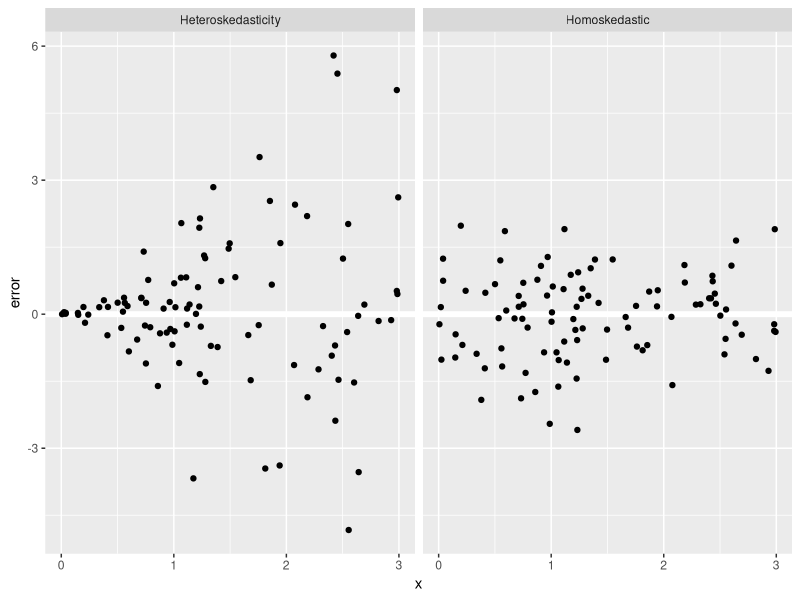

Write the R code that produced this figure. (Note: this script raises an error after producing the figure.)
## ---- chunk 1
library("sandwich")
library("lmtest")
library("tidyverse")
library("broom")
library("modelr")
## ---- chunk 2
tibble(
  x = runif(100, 0, 3),
  `Homoskedastic` = rnorm(length(x), mean = 0, sd = 1),
  `Heteroskedasticity` = rnorm(length(x), mean = 0, sd = x)
) %>%
  gather(type, `error`, -x) %>%
  ggplot(aes(x = x, y = error)) +
  geom_hline(yintercept = 0, colour = "white", size = 2) +
  geom_point() +
  facet_wrap(~ type, nrow = 1)

## ---- chunk 3
mod <- lm(prestige ~ income + education + type, data = car::Duncan)
## ---- chunk 4
vcov(mod)
## ---- chunk 5
sqrt(diag(vcov(mod)))
## ---- chunk 6
vcovHC(mod)
## ---- chunk 7
sqrt(diag(vcovHC(mod)))
## ---- chunk 8
coeftest(mod, vcovHC(mod))
## ---- chunk 9
library("modelr")
bsdata <- modelr::bootstrap(car::Duncan, n = 1024)
glimpse(bsdata)
## ---- chunk 10
bsdata[["strap"]][[1]]
## ---- chunk 11
as.data.frame(bsdata[["strap"]][[1]])
## ---- chunk 12
lm(prestige ~ type + income + education, data = car::Duncan)
## ---- chunk 13
lm(prestige ~ type + income + education, data = as.data.frame(bsdata$strap[[1]])) %>%
  tidy() %>%
  select(term, estimate)
## ---- chunk 14
bs_coef <- map_df(bsdata$strap, function(dat) {
  lm(prestige ~ type + income + education, data = dat) %>%
    tidy() %>%
    select(term, estimate)
})
## ---- chunk 15
alpha <- 0.95
tstar <- qt(1 - (1 - alpha / 2), df = mod$df.residual)
bs_est_ci1 <- 
  bs_coef %>%
  group_by(term) %>%
  summarise(std.error = sd(estimate)) %>%
  left_join(select(tidy(mod),
                   term, estimate,
                   std.error_ols = std.error),
            by = "term") %>%
  mutate(
   conf.low = estimate - tstar * std.error,
   conf.high = estimate + tstar * std.error    
  )
select(bs_est_ci1, term, conf.low, estimate, conf.high)
select(bs_est_ci1, term, std.error, std.error_ols)
## ---- chunk 16
alpha <- 0.95
bs_coef %>%
  group_by(term) %>%
  summarise(
   conf.low = quantile(estimate, (1 - alpha) / 2),
   conf.high = quantile(estimate, 1 - (1 - alpha) / 2)
  ) %>%
  left_join(select(tidy(mod),
                   term, estimate),
            by = "term") %>%
  select(term, estimate)
